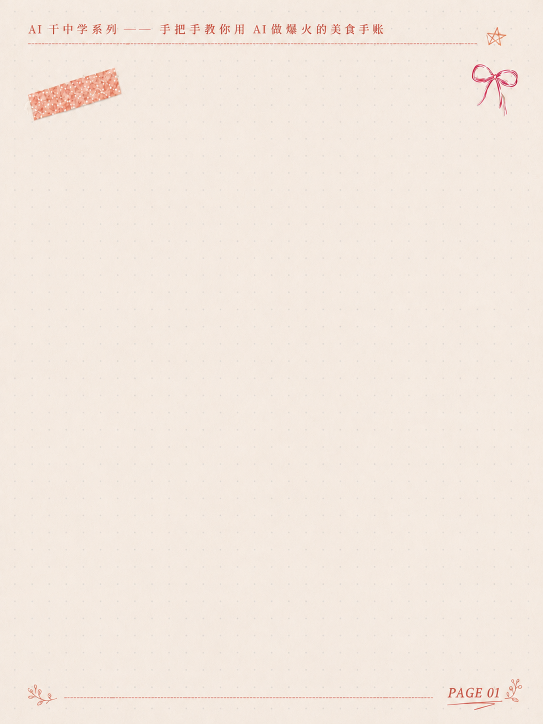
#> input picture tutorial-study-zine/assets/master-food-journal-imagegen-v2.png, 1086 x 1448 px (shown at 1/2 size)
$ python -i composite_food_journal_page.py   (imports and definitions only)
#> lines starting #> are read from the running program, lines starting #| are printed output that depends on the picture
#> further down, picture is the input picture: PIL image 1086x1448 RGB; mean R, G, B 243.3, 232.1, 222.7
#!/usr/bin/env python3
"""Deterministically replace two raster regions in the food-journal PAGE 01 cover."""

from __future__ import annotations

import argparse
from pathlib import Path

import numpy as np
from PIL import Image, ImageChops, ImageDraw, ImageFilter


CANVAS = (1086, 1448)


def connected_black_to_alpha(image: Image.Image, threshold: int = 40) -> Image.Image:
    """Remove only near-black pixels connected to the crop boundary."""
#> called with threshold = 40
    rgba = image.convert("RGBA")
    rgb = np.asarray(rgba.convert("RGB"))
    brightness = rgb.max(axis=2)
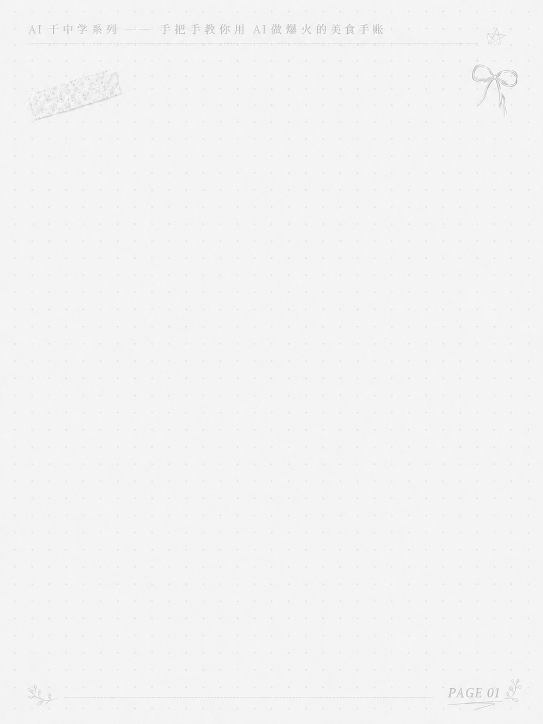
#> brightness: shape (1448, 1086) (shown at 1/2 size); min 149, max 255, mean 243.3
    # 0 = possible background, 255 = protected foreground.
    flood = Image.fromarray(np.where(brightness <= threshold, 0, 255).astype(np.uint8), "L").copy()
#> flood: PIL image 1086x1448 L; every value is 255
    for seed in ((0, 0), (flood.width - 1, 0), (0, flood.height - 1), (flood.width - 1, flood.height - 1)):
        ImageDraw.floodfill(flood, seed, 128, thresh=0)
#> flood: PIL image 1086x1448 L; every value is 128
    background = np.asarray(flood) == 128
#> background: shape (1448, 1086) bool; every value is 1
    alpha = np.full(brightness.shape, 255, dtype=np.uint8)
    alpha[background] = 0
    soft_alpha = Image.fromarray(alpha, "L").filter(ImageFilter.GaussianBlur(0.55))
#> soft_alpha: PIL image 1086x1448 L; every value is 0
    rgba.putalpha(soft_alpha)
    return rgba


# [76 lines left out: functions rounded_card, colored_overlay, parse_args, main, not called in this run]


# [2 lines not run here, left out]

>>> from PIL import Image
>>> picture = Image.open('../assets/master-food-journal-imagegen-v2.png')
>>> result = connected_black_to_alpha(picture)
